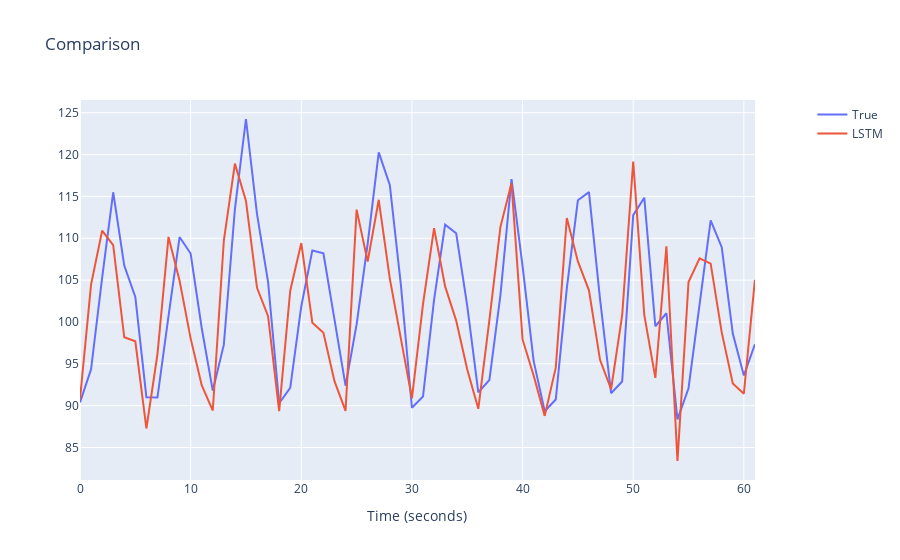

Notebook code for this chart:
### Code cell
figure2 = make_subplots(specs=[[{"secondary_y": True}]])

figure2.add_trace(
    go.Scatter(y=y_test[1:-2], name='True'),
    secondary_y=False
)

figure2.add_trace(
    go.Scatter(y=y_pred_lstm[2:-1], name='LSTM'),
    secondary_y=False
)

figure2.update_layout(
    title="Comparison "
)

figure2.update_xaxes(title='Time (seconds)')

figure2.show()

### Figure 1 — Plotly figure (JSON) as saved in the notebook; plotly's stock layout.template omitted (floating-point values rounded to 4 significant figures)
{"data": [{"name": "True", "type": "scatter", "xaxis": "x", "y": [90.38, 94.34, 105.3, 115.5, 106.7, 103.0, 91.01, 90.96, 100.7, 110.1, 108.2, 99.28, 91.79, 97.29, 113.5, 124.3, 112.9, 104.8, 90.29, 92.13, 101.9, 108.5, 108.2, 100.4, 92.38, 99.7, 109.3, 120.3, 116.4, 104.5, 89.75, 91.09, 102.6, 111.6, 110.6, 101.9, 91.6, 93.06, 103.2, 117.1, 106.7, 95.35, 89.33, 90.74, 104.0, 114.5, 115.5, 102.8, 91.49, 92.89, 112.8, 114.9, 99.49, 101.0, 88.35, 92.08, 102.2, 112.2, 108.9, 98.62, 93.61, 97.34], "yaxis": "y"}, {"name": "LSTM", "type": "scatter", "xaxis": "x", "y": [90.77, 104.5, 110.9, 109.2, 98.17, 97.69, 87.27, 96.14, 110.2, 104.9, 98.04, 92.44, 89.41, 109.7, 118.9, 114.5, 104.1, 100.7, 89.36, 103.7, 109.4, 99.91, 98.7, 92.93, 89.38, 113.4, 107.2, 114.6, 105.2, 97.98, 90.88, 102.1, 111.2, 104.2, 100.2, 94.33, 89.62, 100.2, 111.4, 116.6, 97.91, 93.6, 88.78, 94.53, 112.4, 107.2, 103.8, 95.48, 91.96, 100.8, 119.2, 100.9, 93.31, 109.0, 83.39, 104.8, 107.6, 107.0, 98.75, 92.65, 91.43, 105.0], "yaxis": "y"}], "layout": {"title": {"text": "Comparison "}, "xaxis": {"anchor": "y", "domain": [0, 0.94], "title": {"text": "Time (seconds)"}}, "yaxis": {"anchor": "x", "domain": [0, 1]}, "yaxis2": {"anchor": "x", "overlaying": "y", "side": "right"}}}
